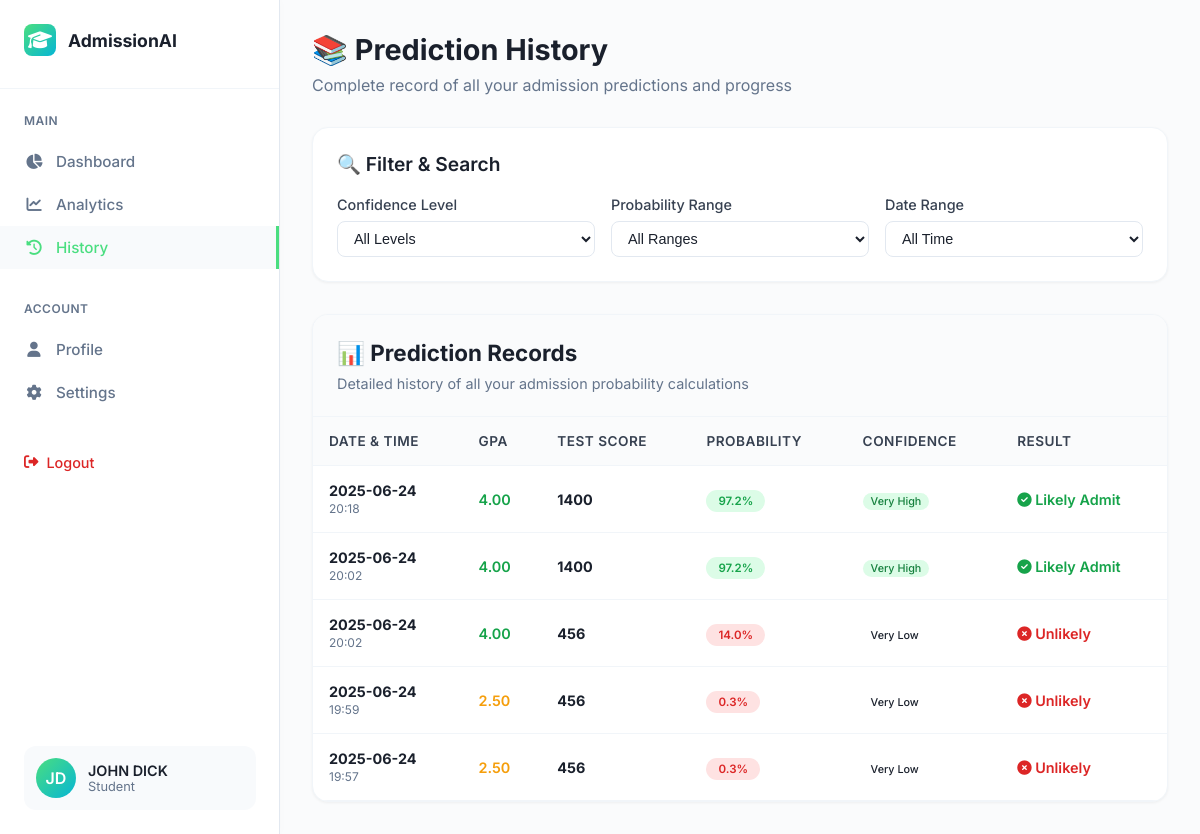
Page /history (signed in) on the committed database.
### tables this page shows
CREATE TABLE users (
            id INTEGER PRIMARY KEY AUTOINCREMENT,
            username TEXT UNIQUE NOT NULL,
            email TEXT UNIQUE NOT NULL,
            password_hash TEXT NOT NULL,
            first_name TEXT NOT NULL,
            last_name TEXT NOT NULL,
            role TEXT DEFAULT 'student',
            gpa REAL DEFAULT 0.0,
            test_score INTEGER DEFAULT 0,
            entry_score REAL DEFAULT 0.0,
            created_at TIMESTAMP DEFAULT CURRENT_TIMESTAMP,
            last_login TIMESTAMP,
            is_active BOOLEAN DEFAULT 1
        );

CREATE TABLE predictions (
            id INTEGER PRIMARY KEY AUTOINCREMENT,
            user_id INTEGER,
            gpa REAL NOT NULL,
            test_score INTEGER NOT NULL,
            prediction_result INTEGER,
            probability REAL,
            confidence TEXT,
            created_at TIMESTAMP DEFAULT CURRENT_TIMESTAMP,
            FOREIGN KEY (user_id) REFERENCES users (id)
        );

### app.py (the view)
@app.route('/history')
@login_required
def history():
    user = get_user_by_id(session['user_id'])
    if not user:
        return redirect(url_for('login'))
    conn = sqlite3.connect('admission_predictor.db')
    cursor = conn.cursor()
    cursor.execute('''
        SELECT * FROM predictions
        WHERE user_id = ?
        ORDER BY created_at DESC
    ''', (session['user_id'],))
    predictions = cursor.fetchall()
    conn.close()
    return render_template('history.html', user=user, predictions=predictions)

### app.py (called while the page is built)
def login_required(f):
    @wraps(f)
    def decorated_function(*args, **kwargs):
        if 'user_id' not in session:
            return redirect(url_for('login'))
        return f(*args, **kwargs)
    return decorated_function

def get_user_by_id(user_id):
    conn = sqlite3.connect('admission_predictor.db')
    cursor = conn.cursor()
    cursor.execute('SELECT * FROM users WHERE id = ?', (user_id,))
    user = cursor.fetchone()
    conn.close()
    return user

### templates/history.html (shortened to what this page needs)
<!DOCTYPE html>
<html lang="en">
<head>
    <link href="https://cdnjs.cloudflare.com/ajax/libs/font-awesome/6.4.0/css/all.min.css" rel="stylesheet">
</head>
<body>
    <div class="dashboard-container">
        <div class="sidebar">
            <div class="logo">
                <div class="logo-icon">
                    <i class="fas fa-graduation-cap"></i>
                </div>
                <div class="logo-text">AdmissionAI</div>
            </div>
            <div class="nav-section">
                <div class="nav-title">Main</div>
                <a href="{{ url_for('student_dashboard') }}" class="nav-item">
                    <i class="fas fa-chart-pie"></i>
                    Dashboard
                </a>
                <a href="{{ url_for('analytics') }}" class="nav-item">
                    <i class="fas fa-chart-line"></i>
                    Analytics
                </a>
                <a href="{{ url_for('history') }}" class="nav-item active">
                    <i class="fas fa-history"></i>
                    History
                </a>
            </div>
            <div class="nav-section">
                <div class="nav-title">Account</div>
                <a href="{{ url_for('profile') }}" class="nav-item">
                    <i class="fas fa-user"></i>
                    Profile
                </a>
                <a href="{{ url_for('settings') }}" class="nav-item">
                    <i class="fas fa-cog"></i>
                    Settings
                </a>
            </div>
            <div class="user-profile">
                <div class="user-avatar">
                    {% if user[4] and user[5] %}
                        {{ user[4][0].upper() }}{{ user[5][0].upper() }}
                    {% else %}
                        <i class="fas fa-user"></i>
                    {% endif %}
                </div>
                <div class="user-info">
                    <h4>{{ user[4] }} {{ user[5] }}</h4>
                    <p>{{ user[6].title() if user[6] else 'Student' }}</p>
                </div>
            </div>
            <a href="{{ url_for('logout') }}" class="logout-btn" style="margin-left: 24px;">
                <i class="fas fa-sign-out-alt"></i>
                Logout
            </a>
        </div>
        <div class="main-content">
            <div class="header">
                <h1>📚 Prediction History</h1>
                <p>Complete record of all your admission predictions and progress</p>
            </div>
            <div class="filter-section">
                <div class="filter-header">
                    <h3>🔍 Filter & Search</h3>
                </div>
                <div class="filter-grid">
                    <div class="filter-group">
                        <label>Confidence Level</label>
                        <select id="confidenceFilter">
                            <option value="">All Levels</option>
                        </select>
                    </div>
                    <div class="filter-group">
                        <label>Probability Range</label>
                        <select id="probabilityFilter">
                            <option value="">All Ranges</option>
                        </select>
                    </div>
                    <div class="filter-group">
                        <label>Date Range</label>
                        <select id="dateFilter">
                            <option value="">All Time</option>
                        </select>
                    </div>
                </div>
            </div>
            <div class="history-table">
                <div class="table-header">
                    <h2>📊 Prediction Records</h2>
                    <p>Detailed history of all your admission probability calculations</p>
                </div>
                {% if predictions %}
                <div class="table-container">
                    <table>
                        <thead>
                            <tr>
                                <th>Date & Time</th>
                                <th>GPA</th>
                                <th>Test Score</th>
                                <th>Probability</th>
                                <th>Confidence</th>
                                <th>Result</th>
                            </tr>
                        </thead>
                        <tbody id="historyTableBody">
                            {% for prediction in predictions %}
                            <tr data-confidence="{{ prediction[6] }}" data-probability="{{ prediction[5] }}" data-date="{{ prediction[7] }}">
                                <td>
                                    <div>
                                        <strong>{{ prediction[7][:10] if prediction[7] else 'Unknown' }}</strong><br>
                                        <small style="color: #64748b;">{{ prediction[7][11:16] if prediction[7] and prediction[7]|length > 11 else '' }}</small>
                                    </div>
                                </td>
                                <td>
                                    <span class="gpa-score {% if prediction[2] >= 3.5 %}gpa-excellent{% elif prediction[2] >= 3.0 %}gpa-good{% elif prediction[2] >= 2.5 %}gpa-average{% else %}gpa-poor{% endif %}">
                                        {{ "%.2f"|format(prediction[2]) }}
                                    </span>
                                </td>
                                <td>
                                    <strong>{{ prediction[3] }}</strong>
                                </td>
                                <td>
                                    <span class="probability-badge {% if prediction[5] >= 70 %}probability-high{% elif prediction[5] >= 40 %}probability-medium{% else %}probability-low{% endif %}">
                                        {{ "%.1f"|format(prediction[5]) }}%
                                    </span>
                                </td>
                                <td>
                                    <span class="confidence-badge confidence-{{ prediction[6].lower().replace(' ', '-') if prediction[6] else 'low' }}">
                                        {{ prediction[6] if prediction[6] else 'Low' }}
                                    </span>
                                </td>
                                <td>
                                    {% if prediction[4] == 1 %}
                                        <span style="color: #16a34a; font-weight: 600;">
                                            <i class="fas fa-check-circle"></i> Likely Admit
                                        </span>
                                    {% else %}
                                        <span style="color: #dc2626; font-weight: 600;">
                                            <i class="fas fa-times-circle"></i> Unlikely
                                        </span>
                                    {% endif %}
                                </td>
                            </tr>
                            {% endfor %}
                        </tbody>
                    </table>
                </div>
                {% endif %}
            </div>
        </div>
    </div>
</body>
</html>

### templates/history.html (style rules this page uses)
* { margin: 0; padding: 0; box-sizing: border-box; }
body { font-family: 'Inter', sans-serif; background: #fafbfc; color: #1a202c; }
.dashboard-container { display: flex; min-height: 100vh; }
.sidebar { width: 280px; background: white; border-right: 1px solid #e2e8f0; padding: 24px 0; box-shadow: 0 0 10px rgba(0, 0, 0, 0.02); }
.logo { display: flex; align-items: center; gap: 12px; padding: 0 24px 32px; margin-bottom: 24px; border-bottom: 1px solid #f1f5f9; }
.logo-icon { width: 32px; height: 32px; background: linear-gradient(135deg, #4ade80, #06b6d4); border-radius: 8px; display: flex; align-items: center; justify-content: center; color: white; font-size: 1.2em; }
.logo-text { font-weight: 700; font-size: 1.1em; color: #1a202c; }
.nav-section { margin-bottom: 32px; }
.nav-title { padding: 0 24px 12px; font-size: 0.75em; font-weight: 600; color: #64748b; text-transform: uppercase; letter-spacing: 0.5px; }
.nav-item { display: flex; align-items: center; gap: 12px; padding: 12px 24px; color: #64748b; text-decoration: none; transition: all 0.2s ease; font-weight: 500; font-size: 0.95em; }
.nav-item:hover, .nav-item.active { background: #f8fafc; color: #4ade80; border-right: 3px solid #4ade80; }
.nav-item i { width: 20px; text-align: center; }
.user-profile { position: absolute; bottom: 24px; left: 24px; width: 232px; display: flex; align-items: center; gap: 12px; padding: 12px; background: #f8fafc; border-radius: 12px; }
.user-avatar { width: 40px; height: 40px; background: linear-gradient(135deg, #4ade80, #06b6d4); border-radius: 50%; display: flex; align-items: center; justify-content: center; color: white; font-weight: 600; }
.user-info h4 { font-size: 0.9em; font-weight: 600; color: #1a202c; }
.user-info p { font-size: 0.8em; color: #64748b; }
.main-content { flex: 1; padding: 32px; overflow-y: auto; }
.header { margin-bottom: 32px; }
.header h1 { font-size: 1.8em; font-weight: 700; color: #1a202c; margin-bottom: 8px; }
.header p { color: #64748b; font-size: 1em; }
.filter-section { background: white; border-radius: 16px; padding: 24px; margin-bottom: 32px; box-shadow: 0 1px 3px rgba(0, 0, 0, 0.05); border: 1px solid #f1f5f9; }
.filter-header { margin-bottom: 20px; }
.filter-header h3 { font-size: 1.2em; font-weight: 600; color: #1a202c; }
.filter-grid { display: grid; grid-template-columns: repeat(auto-fit, minmax(200px, 1fr)); gap: 16px; }
.filter-group { display: flex; flex-direction: column; gap: 8px; }
.filter-group label { font-size: 0.9em; font-weight: 500; color: #374151; }
.filter-group select { padding: 8px 12px; border: 1px solid #e2e8f0; border-radius: 8px; font-size: 0.9em; background: white; color: #1a202c; }
.history-table { background: white; border-radius: 16px; overflow: hidden; box-shadow: 0 1px 3px rgba(0, 0, 0, 0.05); border: 1px solid #f1f5f9; }
.table-header { padding: 24px; border-bottom: 1px solid #f1f5f9; background: #fafbfc; }
.table-header h2 { font-size: 1.4em; font-weight: 700; color: #1a202c; margin-bottom: 8px; }
.table-header p { color: #64748b; font-size: 0.9em; }
.table-container { overflow-x: auto; }
table { width: 100%; border-collapse: collapse; }
th, td { padding: 16px; text-align: left; border-bottom: 1px solid #f1f5f9; }
th { background: #fafbfc; font-weight: 600; color: #374151; font-size: 0.85em; text-transform: uppercase; letter-spacing: 0.5px; }
td { font-size: 0.9em; color: #1a202c; }
.probability-badge { padding: 4px 12px; border-radius: 20px; font-size: 0.8em; font-weight: 600; }
.probability-high { background: #dcfce7; color: #16a34a; }
.probability-low { background: #fee2e2; color: #dc2626; }
.confidence-badge { padding: 2px 8px; border-radius: 12px; font-size: 0.75em; font-weight: 500; }
.confidence-very-high { background: #dcfce7; color: #15803d; }
.gpa-score { font-weight: 600; }
.gpa-excellent { color: #16a34a; }
.gpa-average { color: #f59e0b; }
.logout-btn { color: #dc2626; text-decoration: none; display: flex; align-items: center; gap: 8px; font-weight: 500; font-size: 0.9em; margin-top: 16px; padding: 8px 0; transition: color 0.2s ease; }

### rows in the picture
users: first_name "J", last_name "D", first_name "JOHN", last_name "DICK", role "Student"
predictions: created_at "2025-06-24", created_at "20:18", gpa "4.00", test_score "1400", probability "97.2", confidence "Very High", prediction_result 1 (drawn)
predictions: created_at "2025-06-24", created_at "20:02", gpa "4.00", test_score "1400", probability "97.2", confidence "Very High", prediction_result 1 (drawn)
predictions: created_at "2025-06-24", created_at "20:02", gpa "4.00", test_score "456", probability "14.0", confidence "Very Low", prediction_result 0 (drawn)
predictions: created_at "2025-06-24", created_at "19:59", gpa "2.50", test_score "456", probability "0.3", confidence "Very Low", prediction_result 0 (drawn)
predictions: created_at "2025-06-24", created_at "19:57", gpa "2.50", test_score "456", probability "0.3", confidence "Very Low", prediction_result 0 (drawn)
